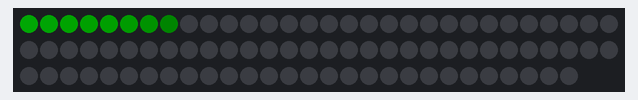
The sketch below on a simulated Arduino Mega 2560, built with avr-gcc and run on an emulated ATmega2560. Shown: 88 RGB LEDs in strip order, left to right, continuing on the next row. Dim RGB values are drawn brighter than linear; random numbers use the default seed unless the sketch sets one.

Above: at 0.47 s.
At 3.39 s:
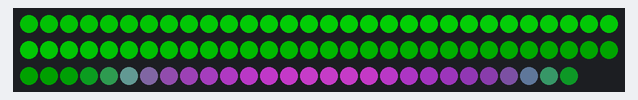
At 10.5 s:
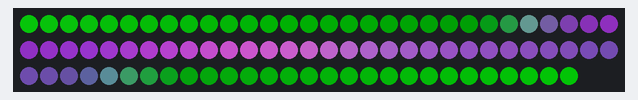
At 20.56 s:
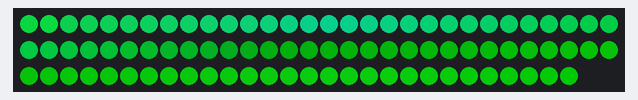
At 30.29 s:
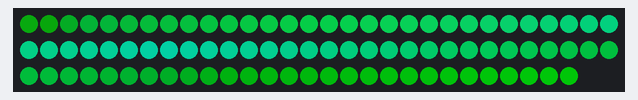
At 39.7 s:
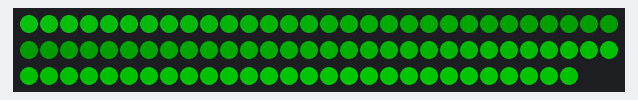

The sketch:

aurora_algorithm1.ino
```cpp
#include <FastLED.h>

#define NUM_LEDS  88
#define LED_PIN   22
CRGB leds[NUM_LEDS];
uint8_t colorIndex[NUM_LEDS];

DEFINE_GRADIENT_PALETTE(aurora_gp) {
   0,     0,   100,    0,  //black green
   89,    20,  232,  30,   //dark green
   135,   0,   234,  141,  //bright green
   175,   1,   126,  213,  //blue
   225,   190, 61,   255,  //purple
   255,   141, 1,    196   //dark purple
   };

CRGBPalette16 aurora_object = aurora_gp;

void setup() {
  delay(200);
  FastLED.addLeds<WS2812B, LED_PIN, GRB>(leds, NUM_LEDS);
  FastLED.setBrightness(240);
  Serial.begin(115200);
}

void loop() {
  aurora_colorpicker();
}


void aurora_colorpicker(){//讓藍色及紅色比較少出現 以及出現時會限制波的長度較短
  uint8_t color_picker = random8();//先選擇是5個顏色的哪一個顏色
  uint8_t color;//在範圍內選擇適當的中央色
  uint8_t wavesize;//選擇一次波的長度
  if      (0<color_picker and color_picker<130)   {wavesize = random8(10,45); color = random8(14,75);}    //black green  - dark green
  else if (130<color_picker and color_picker<170) {wavesize = random8(10,45); color = random8(103,121);}  //dark green   - bright green
  else if (170<color_picker and color_picker<200) {wavesize = random8(5,30);  color = random8(145,165);}  //bright green - blue
  else if (200<color_picker and color_picker<225) {wavesize = random8(5,20);  color = random8(181,219);}  //blue         - purple
  else                                            {wavesize = random8(5,20);  color = random8(231,249);}  //purple       - dark purple
  aurora(wavesize, color);
}


void aurora(uint8_t wavesize ,uint8_t color) {//發生器
  for (int i = 0; i < wavesize; i++) {
    for (int j = NUM_LEDS-1; j >= 1 ; j--) {//先將所有的像素往後移一格
      leds[j] = (leds[j-1] + leds[j-2])/2;
    }
    leds[1] = leds[0];
    leds[0] = ColorFromPalette(aurora_object, color+0.3*i, 55+(200/wavesize*i));
    //Serial.println(leds[0]);
    FastLED.delay(25);
  }
  for (int k = 0; k < wavesize; k++) {
    for (int l = NUM_LEDS-1; l >= 1; l--) {//先將所有的像素往後移一格
      leds[l] = (leds[l-1] + leds[l-2])/2;
    }
    leds[1] = leds[0];
    leds[0] = ColorFromPalette(aurora_object, color-0.3*k, 255-(200/wavesize*k));
    FastLED.delay(25);
  }
}
```
